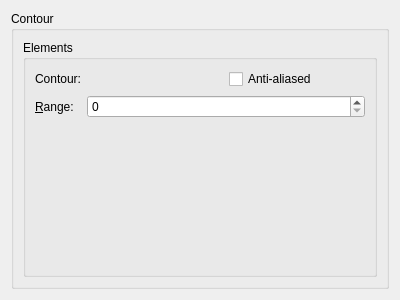
<?xml version="1.0" encoding="utf-8"?>
<ui version="4.0">
 <author>
    SPDX-FileCopyrightText: none
    SPDX-License-Identifier: GPL-3.0-or-later
  </author>
 <class>WdgContour</class>
 <widget class="QWidget" name="WdgContour">
  <property name="geometry">
   <rect>
    <x>0</x>
    <y>0</y>
    <width>400</width>
    <height>300</height>
   </rect>
  </property>
  <layout class="QGridLayout" name="gridLayout">
   <item column="0" row="0">
    <widget class="QGroupBox" name="groupBox">
     <property name="title">
      <string>Contour</string>
     </property>
     <layout class="QGridLayout" name="gridLayout_2">
      <item column="0" row="0">
       <widget class="QGroupBox" name="groupBox_2">
        <property name="title">
         <string>Elements</string>
        </property>
        <layout class="QFormLayout" name="formLayout">
         <item column="0" row="0">
          <widget class="QLabel" name="label_5">
           <property name="text">
            <string>Contour:</string>
           </property>
          </widget>
         </item>
         <item column="1" row="0">
          <layout class="QHBoxLayout" name="horizontalLayout_2">
           <item>
            <widget class="KisCmbContour" name="cmbContour" native="true"/>
           </item>
           <item>
            <widget class="QCheckBox" name="chkAntiAliased">
             <property name="toolTip">
              <string>Smooth the contour</string>
             </property>
             <property name="text">
              <string>Anti-aliased</string>
             </property>
            </widget>
           </item>
          </layout>
         </item>
         <item column="0" row="1">
          <widget class="QLabel" name="label_6">
           <property name="text">
            <string>&amp;Range:</string>
           </property>
           <property name="buddy">
            <cstring>intRange</cstring>
           </property>
          </widget>
         </item>
         <item column="1" row="1">
          <widget class="KisSliderSpinBox" name="intRange" native="true">
           <property name="sizePolicy">
            <sizepolicy hsizetype="Expanding" vsizetype="Preferred">
             <horstretch>0</horstretch>
             <verstretch>0</verstretch>
            </sizepolicy>
           </property>
           <property name="toolTip">
            <string>Add noise to shadow</string>
           </property>
          </widget>
         </item>
        </layout>
       </widget>
      </item>
     </layout>
    </widget>
   </item>
  </layout>
 </widget>
 <customwidgets>
  <customwidget>
   <class>KisSliderSpinBox</class>
   <extends>QSpinBox</extends>
   <header location="global">kis_slider_spin_box.h</header>
   <container>1</container>
  </customwidget>
  <customwidget>
   <class>KisCmbContour</class>
   <extends>QWidget</extends>
   <header>kis_cmb_contour.h</header>
  </customwidget>
 </customwidgets>
 <resources/>
 <connections/>
</ui>
